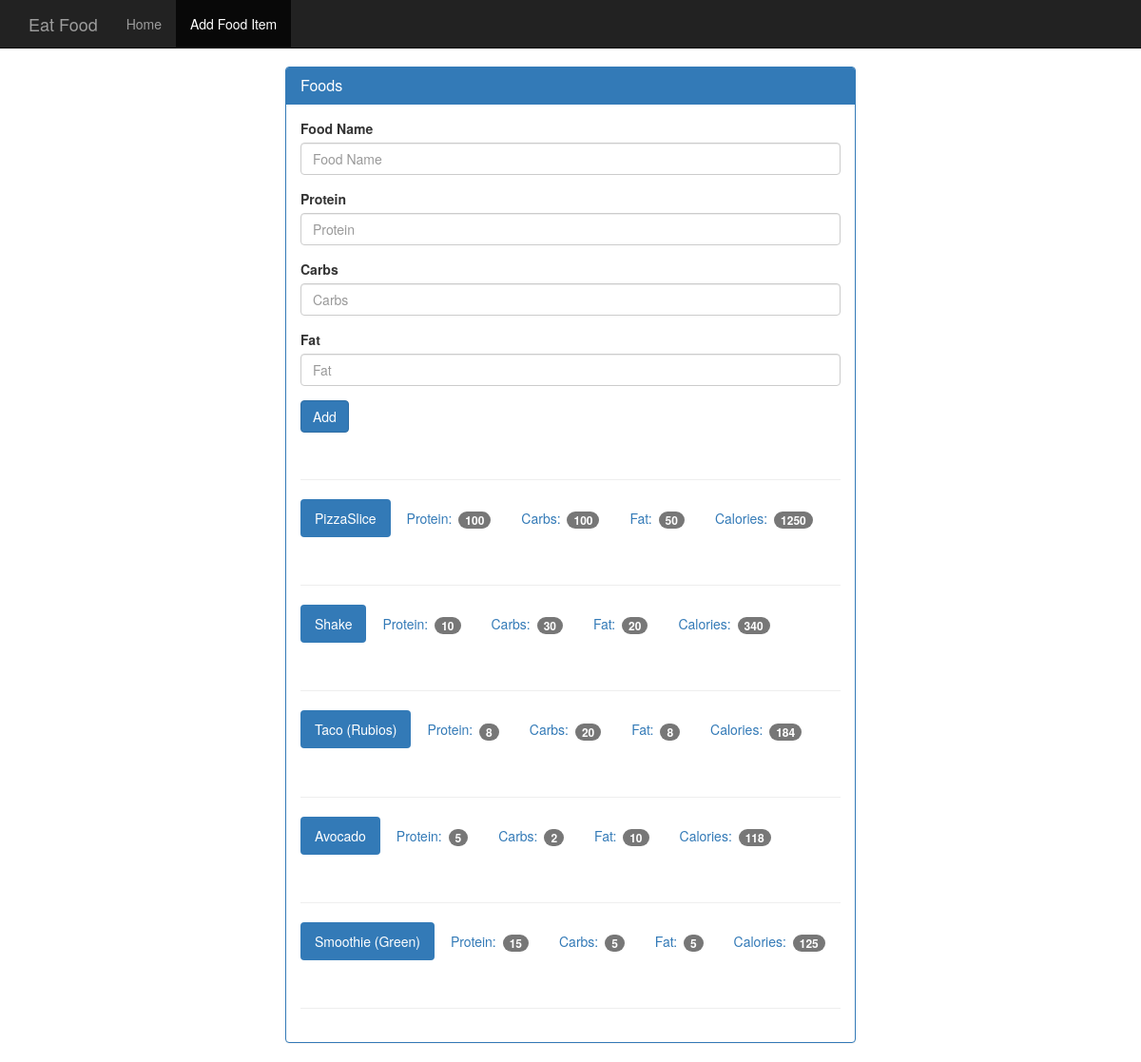
The app's page /food with its own data.
### tables this page shows
CREATE TABLE food (
	id integer primary key autoincrement,
	name text not null,
	protein integer not null,
	carbs integer not null,
	fat integer not null,
	calories integer not null
);

### app.py (the view, shortened to what this page needs)
@app.route('/food', methods=['GET', 'POST'])
def food():
	db = get_db()   # initialize db
	cur = db.execute('select name, protein, carbs, fat, calories from food')
	results = cur.fetchall()
	return render_template('add_food.html', results=results)

### database.py (called while the page is built)
def connect_db():
	sql = sqlite3.connect('/home/vagrant/src/ALL_PROJ/Projects PPrinted/EatFood/food_log.db')
	sql.row_factory = sqlite3.Row # dictionaries instead of tuples (simpler)
	return sql

def get_db():
	if not hasattr(g, 'sqlite3_db'):
		g.sqlite_db = connect_db()
	return g.sqlite_db

### templates/add_food.html (shortened to what this page needs)
<!DOCTYPE html>
<html lang="en">
  <head>
    <link href="{{ url_for('static', filename='bootstrap.min.css') }}" rel="stylesheet">
    <link href="{{ url_for('static', filename='theme.css') }}" rel="stylesheet">
  </head>
  <body>
    <nav class="navbar navbar-inverse navbar-fixed-top">
      <div class="container">
        <div class="navbar-header">
          <a class="navbar-brand" href="{{ url_for('index') }}">Eat Food</a>
        </div>
        <div id="navbar" class="navbar-collapse collapse">
          <ul class="nav navbar-nav">
            <li><a href="{{ url_for('index') }}">Home</a></li>
            <li class="active"><a href="{{ url_for('food') }}">Add Food Item</a></li>
          </ul>
        </div>
      </div>
    </nav>
    <div class="container theme-showcase col-sm-6 col-sm-offset-3" role="main">
      <div class="row">
        <div>
          <div class="panel panel-primary">
            <div class="panel-heading">
              <h3 class="panel-title">Foods</h3>
            </div>
            <div class="panel-body">
              <form method="POST" action="{{ url_for('food') }}">
                <div class="form-group">
                  <label for="food-name">Food Name</label>
                  <input type="text" class="form-control" id="food-name" name="food-name" placeholder="Food Name">
                </div>
                <div class="form-group">
                  <label for="protein">Protein</label>
                  <input type="number" class="form-control" id="protein" name="protein" placeholder="Protein">
                </div>
                <div class="form-group">
                  <label for="carbohydrates">Carbs</label>
                  <input type="number" class="form-control" id="carbohydrates" name="carbs" placeholder="Carbs">
                </div>
                <div class="form-group">
                  <label for="fat">Fat</label>
                  <input type="number" class="form-control" id="fat" name="fat" placeholder="Fat">
                </div>
                <button type="submit" class="btn btn-primary">Add</button>
              </form>
              <div class="page-header"></div>
              {% for food in results %}
              <ul class="nav nav-pills" role="tablist">
                <li class="active"><a>{{ food.name }}</a></li>
                <li><a>Protein: <span class="badge">{{ food.protein }}</span></a></li>
                <li><a>Carbs: <span class="badge">{{ food.carbs }}</span></a></li>
                <li><a>Fat: <span class="badge">{{ food.fat }}</span></a></li>
                <li><a>Calories: <span class="badge">{{ food.calories }}</span></a></li>
              </ul>
               <div class="page-header"></div>
              {% endfor %}
            </div>
          </div>
        </div>
      </div>
    </div>
  </body>
</html>

### static/theme.css (style rules this page uses)
body { padding-top: 70px; padding-bottom: 30px; }

### records on screen
food: name "PizzaSlice", protein "100", carbs "100", fat "50", calories "1250"
food: name "Shake", protein "10", carbs "30", fat "20", calories "340"
food: name "Taco (Rubios)", protein "8", carbs "20", fat "8", calories "184"
food: name "Avocado", protein "5", carbs "2", fat "10", calories "118"
food: name "Smoothie (Green)", protein "15", carbs "5", fat "5", calories "125"
